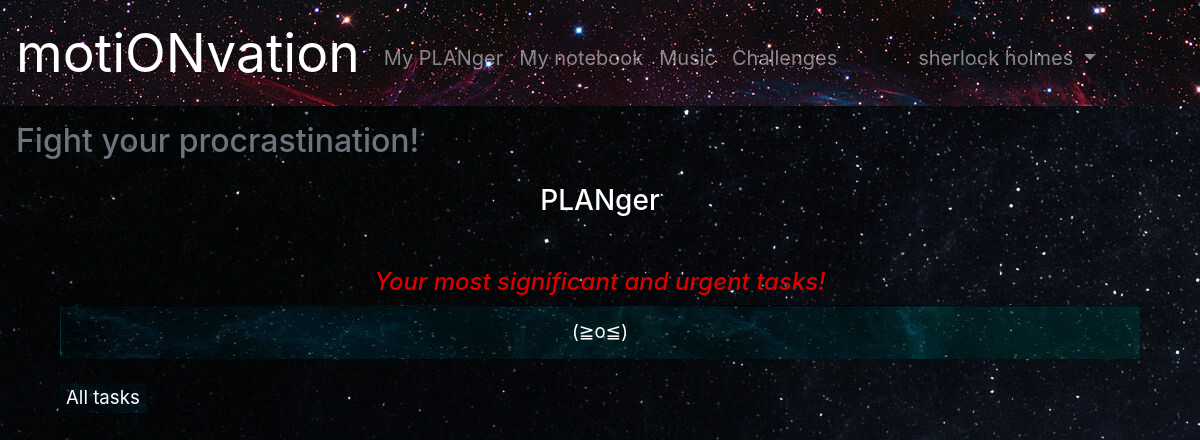
/planger (signed in), run on an earlier commit of the app's database.
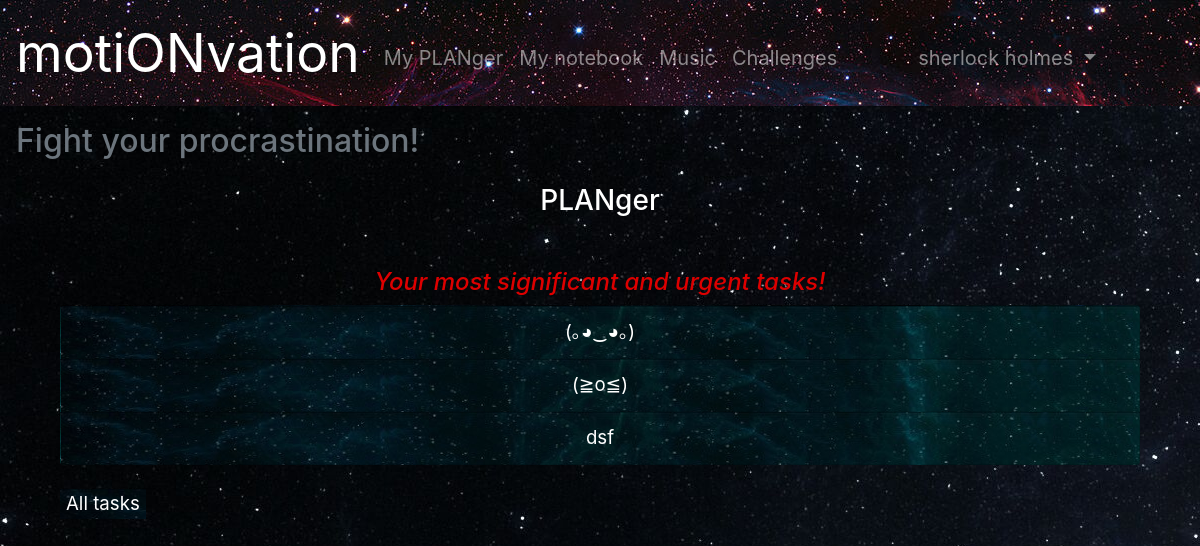
And on a later commit of the database.
### motionvation/data/models/tasks.py (models this page shows)
class Task(SqlAlchemyBase, SerializerMixin):
    __tablename__ = 'tasks'
    id = Column(Integer, primary_key=True, autoincrement=True)
    title = Column(String)
    description = Column(String)
    priority = Column(String)
    is_performed = Column(Boolean, default=False)
    category_id = Column(Integer, ForeignKey('categories.id'))
    user_id = Column(Integer, ForeignKey('users.id'))
    user = orm.relation('User')
    category = orm.relation('Category')

### motionvation/application.py (the view)
@app.route('/planger')
@login_required
def index():
    db = db_session.create_session()
    tasks = db.query(Task).filter(Task.user == current_user).order_by(Task.priority.desc())[:5]
    return render_template('planger.html', tasks=tasks, title='Your PLANger',
    text="Your most significant and urgent tasks!",
    useracc=(current_user.name + ' ' + current_user.surname))

### motionvation/application.py (called while the page is built)
@login_manager.user_loader
def load_user(user_id):
    db = db_session.create_session()
    return db.query(User).get(user_id)

### motionvation/data/db_session.py (called while the page is built)
def create_session() -> orm.Session:
    global __factory
    return __factory()

### motionvation/templates/planger.html
{% extends 'base.html' %}
{% block content %}
<main class='container'>
    <h3 class="text-center">PLANger</h3>
    <h4 class="font-italic text-center">{{text}}</h4>
    <div class="container">
        <ul class="list-group text-center">
            {% for task in tasks %}
            <li class="list-group-item list-group-flush position-relative list-group-color"><a href="tasks/{{ task.id }}" class="button-note-text stretched-link d-block">{{ task.title }}</a></li>
            {% endfor %}
        </ul>
        <br>
        <button type="button" class="button button-note"><a href="/tasks" class='button-note-text'>All tasks</a></button>
    </div>
</main>
{% endblock %}

### motionvation/templates/base.html (shortened to what this page needs)
<!doctype html>
<html lang="ru">
<head>
    <link rel="stylesheet" href="https://stackpath.bootstrapcdn.com/bootstrap/4.4.1/css/bootstrap.min.css">
    <link rel="stylesheet" href="{{ url_for('static', filename='css/style16.css') }}">
</head>
<body>
    <nav class="navbar navbar-dark  navbar-expand-lg" style="background: url(../static/img/4.jpg)">
        <a class="navbar-brand ssilka" href="/">motiONvation</a>
        <div class="collapse navbar-collapse">
            {% if current_user.is_authenticated %}
            <ul class="navbar-nav mr-auto">
                <li class="nav-item">
                    <a class="nav-link" href='/planger'>My PLANger</a>
                </li>
                <li class="nav-item">
                    <a class="nav-link" href='/mynotes'>My notebook</a>
                </li>
                <li class="nav-item">
                    <a class="nav-link" href='/music'>Music</a>
                </li>
                <li class="nav-item">
                    <a class="nav-link" href='/challenges'>Challenges</a>
                </li>
            </ul>
            <ul class="navbar-nav ml-auto">
                <li class="nav-item nav-item-acc dropdown">
                    <a class="nav-link dropdown-toggle" href="#" id="navbardrop" data-toggle="dropdown">
                        {{ useracc }}
                    </a>
                </li>
            </ul>
                {% endif %}
        </div>
    </nav>
    <h2 class="p-3 text-muted">Fight your procrastination!</h2>
    <main class="container-fluid">
        {% block content %}
        {% endblock %}
    </main>
</body>
</html>

### motionvation/static/css/style16.css (style rules this page uses)
h4 { color: #d00; }
h3 { margin-bottom: 50px; }
body { background: url(../img/7.jpg); color: #fff; }
.ssilka { font-size: 40pt; }
.nav-link { font-size: 15pt; margin-top: 10px; }
.list-group-color { background: url(../img/1.jpg); }
.button-note-text { color: #fff; font-size: 14pt; text-decoration: none; }
.button-note { color: #fff; background: url(../img/1.jpg); border: none; }
.nav-item-acc { margin-right: 80px; }

What changed in the data, as far as the page shows it:
added Task: title "(｡◕‿◕｡)"
added Task: title "dsf"
